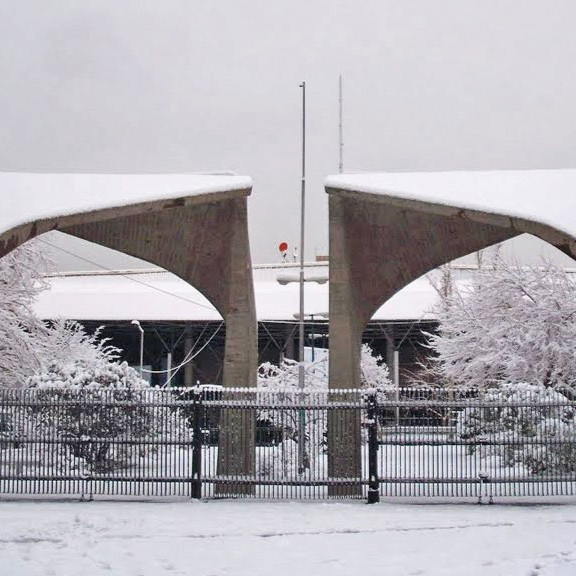
//> input picture ca2/sobel/base.jpg, 576 x 576 px
$ ./sobel   (built with g++ and OpenCV 4)
//> lines starting //> are read from the running program, lines starting //| are printed output that depends on the picture; after the words box and inside, x2 and y2 are one past the last pixel; in counts of white or black regions, pixels touching at a corner belong together
#include <iostream>
#include <vector>
#include <cmath>
#include <iomanip>
#include <x86intrin.h> // For __rdtsc()
#include <opencv2/opencv.hpp> // OpenCV Library
#include <immintrin.h> // Main header for AVX
#include <malloc.h> // For _mm_malloc and _mm_free

using namespace std;
using namespace cv;

const float gaussian_kernel[9] = {
    1.0f, 2.0f, 1.0f,
    2.0f, 4.0f, 2.0f,
    1.0f, 2.0f, 1.0f
};
const float GAUSSIAN_NORM = 16.0f;
const float GAUSSIAN_RECIPROCAL = 1.0f / 16.0f;
const float sobel_x_kernel[9] = {
    -1.0f, 0.0f, 1.0f,
    -2.0f, 0.0f, 2.0f,
    -1.0f, 0.0f, 1.0f
};
const float sobel_y_kernel[9] = {
    -1.0f, -2.0f, -1.0f,
    0.0f, 0.0f, 0.0f,
    1.0f, 2.0f, 1.0f
};

// --- Aligned Memory Helpers ---
const size_t ALIGNMENT = 32;

Mat createAlignedMat(int rows, int cols, int type) {
    size_t step = (cols * CV_ELEM_SIZE(type) + (ALIGNMENT - 1)) & ~(ALIGNMENT - 1);
    unsigned char* data = (unsigned char*)_mm_malloc(rows * step, ALIGNMENT);
    if (!data) {
        cout << "Error: _mm_malloc failed!" << endl;
        return Mat();
    }
    return Mat(rows, cols, type, data, step);
}

void freeAlignedMat(Mat& mat) {
    if (mat.data) {
        _mm_free(mat.data);
        mat.data = nullptr;
    }
}

// --- Serial Functions (unchanged) ---
void convolve_serial(const Mat& src, Mat& dst, const float* kernel, float norm_factor) {
    int rows = src.rows;
    int cols = src.cols;
    dst.create(rows, cols, CV_32F);
    dst.setTo(Scalar(0.0));

    for (int y = 1; y < rows - 1; ++y) {
        const float* p_top = src.ptr<float>(y - 1);
        const float* p_mid = src.ptr<float>(y);
        const float* p_bot = src.ptr<float>(y + 1);
        float* p_dst = dst.ptr<float>(y);

        for (int x = 1; x < cols - 1; ++x) {
            float sum = 0.0f;
            sum += p_top[x - 1] * kernel[0];
            sum += p_top[x]     * kernel[1];
            sum += p_top[x + 1] * kernel[2];

            sum += p_mid[x - 1] * kernel[3];
            sum += p_mid[x]     * kernel[4];
            sum += p_mid[x + 1] * kernel[5];

            sum += p_bot[x - 1] * kernel[6];
            sum += p_bot[x]     * kernel[7];
            sum += p_bot[x + 1] * kernel[8];
            p_dst[x] = sum / norm_factor;
        }
    }
}

void sobel_magnitude_fused_serial(const Mat& blurred, Mat& magnitude) {
    int rows = blurred.rows;
    int cols = blurred.cols;
    magnitude.create(rows, cols, CV_32F);
    magnitude.setTo(Scalar(0.0));

    for (int y = 1; y < rows - 1; ++y) {
        const float* p_top = blurred.ptr<float>(y - 1);
        const float* p_mid = blurred.ptr<float>(y);
        const float* p_bot = blurred.ptr<float>(y + 1);
        float* p_mag = magnitude.ptr<float>(y);

        for (int x = 1; x < cols - 1; ++x) {
            float gx = (p_top[x - 1] * sobel_x_kernel[0]) + (p_top[x + 1] * sobel_x_kernel[2]) +
                       (p_mid[x - 1] * sobel_x_kernel[3]) + (p_mid[x + 1] * sobel_x_kernel[5]) +
                       (p_bot[x - 1] * sobel_x_kernel[6]) + (p_bot[x + 1] * sobel_x_kernel[8]);

            float gy = (p_top[x - 1] * sobel_y_kernel[0]) + (p_top[x] * sobel_y_kernel[1]) + (p_top[x + 1] * sobel_y_kernel[2]) +
                       (p_bot[x - 1] * sobel_y_kernel[6]) + (p_bot[x] * sobel_y_kernel[7]) + (p_bot[x + 1] * sobel_y_kernel[8]);

            p_mag[x] = sqrt(gx * gx + gy * gy);
        }
    }
}


// --- Parallel Gaussian function for Tiling ---
void convolve_parallel_tiled(const Mat& src, Mat& dst, const float* kernel, float norm_factor, int y_start, int y_end) {
    int cols = src.cols;

    const __m256 k_vec_0 = _mm256_set1_ps(kernel[0]);
    const __m256 k_vec_1 = _mm256_set1_ps(kernel[1]);
    const __m256 k_vec_2 = _mm256_set1_ps(kernel[2]);
    const __m256 k_vec_3 = _mm256_set1_ps(kernel[3]);
    const __m256 k_vec_4 = _mm256_set1_ps(kernel[4]);
    const __m256 k_vec_5 = _mm256_set1_ps(kernel[5]);
    const __m256 k_vec_6 = _mm256_set1_ps(kernel[6]);
    const __m256 k_vec_7 = _mm256_set1_ps(kernel[7]);
    const __m256 k_vec_8 = _mm256_set1_ps(kernel[8]);
    const __m256 k_vec_norm = _mm256_set1_ps(norm_factor);

    const int limit = cols - 9;

    // y-loop now runs within the tile range
    for (int y = y_start; y < y_end; ++y) {
        const float* p_top = src.ptr<float>(y - 1);
        const float* p_mid = src.ptr<float>(y);
        const float* p_bot = src.ptr<float>(y + 1);
        float* p_dst = dst.ptr<float>(y);

        int x = 1;

        for (; x <= limit; x += 8) {
            const __m256 p0 = _mm256_loadu_ps(&p_top[x - 1]);
            const __m256 p1 = _mm256_loadu_ps(&p_top[x]);
            const __m256 p2 = _mm256_loadu_ps(&p_top[x + 1]);
            const __m256 p3 = _mm256_loadu_ps(&p_mid[x - 1]);
            const __m256 p4 = _mm256_loadu_ps(&p_mid[x]);
            const __m256 p5 = _mm256_loadu_ps(&p_mid[x + 1]);
            const __m256 p6 = _mm256_loadu_ps(&p_bot[x - 1]);
            const __m256 p7 = _mm256_loadu_ps(&p_bot[x]);
            const __m256 p8 = _mm256_loadu_ps(&p_bot[x + 1]);

            __m256 sum_vec = _mm256_setzero_ps();
            sum_vec = _mm256_fmadd_ps(p0, k_vec_0, sum_vec);
            sum_vec = _mm256_fmadd_ps(p1, k_vec_1, sum_vec);
            sum_vec = _mm256_fmadd_ps(p2, k_vec_2, sum_vec);
            sum_vec = _mm256_fmadd_ps(p3, k_vec_3, sum_vec);
            sum_vec = _mm256_fmadd_ps(p4, k_vec_4, sum_vec);
            sum_vec = _mm256_fmadd_ps(p5, k_vec_5, sum_vec);
            sum_vec = _mm256_fmadd_ps(p6, k_vec_6, sum_vec);
            sum_vec = _mm256_fmadd_ps(p7, k_vec_7, sum_vec);
            sum_vec = _mm256_fmadd_ps(p8, k_vec_8, sum_vec);

            sum_vec = _mm256_mul_ps(sum_vec, k_vec_norm);
            _mm256_storeu_ps(&p_dst[x], sum_vec); // Using unaligned store
        }

        // Remainder loop
        for (; x < cols - 1; ++x) {
            float sum = 0.0f;
            sum += p_top[x - 1] * kernel[0];
            sum += p_top[x]     * kernel[1];
            sum += p_top[x + 1] * kernel[2];
            sum += p_mid[x - 1] * kernel[3];
            sum += p_mid[x]     * kernel[4];
            sum += p_mid[x + 1] * kernel[5];
            sum += p_bot[x - 1] * kernel[6];
            sum += p_bot[x]     * kernel[7];
            sum += p_bot[x + 1] * kernel[8];
            p_dst[x] = sum * norm_factor;
        }
    }
}

// ---  Parallel Sobel function for Tiling ---
void sobel_magnitude_fused_parallel_tiled(const Mat& blurred, Mat& magnitude, int y_start, int y_end) {
    int cols = blurred.cols;

    const __m256 sx_vec_0 = _mm256_set1_ps(sobel_x_kernel[0]);
    const __m256 sx_vec_2 = _mm256_set1_ps(sobel_x_kernel[2]);
    const __m256 sx_vec_3 = _mm256_set1_ps(sobel_x_kernel[3]);
    const __m256 sx_vec_5 = _mm256_set1_ps(sobel_x_kernel[5]);
    const __m256 sx_vec_6 = _mm256_set1_ps(sobel_x_kernel[6]);
    const __m256 sx_vec_8 = _mm256_set1_ps(sobel_x_kernel[8]);
    const __m256 sy_vec_0 = _mm256_set1_ps(sobel_y_kernel[0]);
    const __m256 sy_vec_1 = _mm256_set1_ps(sobel_y_kernel[1]);
    const __m256 sy_vec_2 = _mm256_set1_ps(sobel_y_kernel[2]);
    const __m256 sy_vec_6 = _mm256_set1_ps(sobel_y_kernel[6]);
    const __m256 sy_vec_7 = _mm256_set1_ps(sobel_y_kernel[7]);
    const __m256 sy_vec_8 = _mm256_set1_ps(sobel_y_kernel[8]);

    const int limit = cols - 9;

    // y-loop now runs within the tile range
    for (int y = y_start; y < y_end; ++y) {
        const float* p_top = blurred.ptr<float>(y - 1);
        const float* p_mid = blurred.ptr<float>(y);
        const float* p_bot = blurred.ptr<float>(y + 1);
        float* p_mag = magnitude.ptr<float>(y);

        int x = 1;

        for (; x <= limit; x += 8) {
            const __m256 p0 = _mm256_loadu_ps(&p_top[x - 1]);
            const __m256 p1 = _mm256_loadu_ps(&p_top[x]);
            const __m256 p2 = _mm256_loadu_ps(&p_top[x + 1]);
            const __m256 p3 = _mm256_loadu_ps(&p_mid[x - 1]);
            // const __m256 p4 = _mm256_loadu_ps(&p_mid[x]);
            const __m256 p5 = _mm256_loadu_ps(&p_mid[x + 1]);
            const __m256 p6 = _mm256_loadu_ps(&p_bot[x - 1]);
            const __m256 p7 = _mm256_loadu_ps(&p_bot[x]);
            const __m256 p8 = _mm256_loadu_ps(&p_bot[x + 1]);

            __m256 gx_vec = _mm256_setzero_ps();
            gx_vec = _mm256_fmadd_ps(p0, sx_vec_0, gx_vec);
            gx_vec = _mm256_fmadd_ps(p2, sx_vec_2, gx_vec);
            gx_vec = _mm256_fmadd_ps(p3, sx_vec_3, gx_vec);
            gx_vec = _mm256_fmadd_ps(p5, sx_vec_5, gx_vec);
            gx_vec = _mm256_fmadd_ps(p6, sx_vec_6, gx_vec);
            gx_vec = _mm256_fmadd_ps(p8, sx_vec_8, gx_vec);

            __m256 gy_vec = _mm256_setzero_ps();
            gy_vec = _mm256_fmadd_ps(p0, sy_vec_0, gy_vec);
            gy_vec = _mm256_fmadd_ps(p1, sy_vec_1, gy_vec);
            gy_vec = _mm256_fmadd_ps(p2, sy_vec_2, gy_vec);
            gy_vec = _mm256_fmadd_ps(p6, sy_vec_6, gy_vec);
            gy_vec = _mm256_fmadd_ps(p7, sy_vec_7, gy_vec);
            gy_vec = _mm256_fmadd_ps(p8, sy_vec_8, gy_vec);

            __m256 gx_sq = _mm256_mul_ps(gx_vec, gx_vec);
            __m256 gy_sq = _mm256_mul_ps(gy_vec, gy_vec);
            __m256 sum_sq = _mm256_add_ps(gx_sq, gy_sq);
            __m256 mag_vec = _mm256_sqrt_ps(sum_sq);

            _mm256_storeu_ps(&p_mag[x], mag_vec);
        }

        // Remainder loop
        for (; x < cols - 1; ++x) {
            float gx = (p_top[x - 1] * sobel_x_kernel[0]) + (p_top[x + 1] * sobel_x_kernel[2]) +
                       (p_mid[x - 1] * sobel_x_kernel[3]) + (p_mid[x + 1] * sobel_x_kernel[5]) +
                       (p_bot[x - 1] * sobel_x_kernel[6]) + (p_bot[x + 1] * sobel_x_kernel[8]);

            float gy = (p_top[x - 1] * sobel_y_kernel[0]) + (p_top[x] * sobel_y_kernel[1]) + (p_top[x + 1] * sobel_y_kernel[2]) +
                       (p_bot[x - 1] * sobel_y_kernel[6]) + (p_bot[x] * sobel_y_kernel[7]) + (p_bot[x + 1] * sobel_y_kernel[8]);

            p_mag[x] = sqrt(gx * gx + gy * gy);
        }
    }
}


int main() {
    // --- 0. Load and Prepare Image ---
    Mat base_img = imread("base.jpg");
//> base_img is the input picture: 576 rows x 576 cols, CV_8UC3; mean B, G, R 175.9, 170.1, 173.3
    if (base_img.empty()) {
        cout << "Error: base.jpg image not found." << endl;
        return -1;
    }

    Mat gray_img;
    cvtColor(base_img, gray_img, COLOR_BGR2GRAY);

    // Using aligned memory
    Mat gray_float = createAlignedMat(gray_img.rows, gray_img.cols, CV_32F);
    gray_img.convertTo(gray_float, CV_32F);

    int rows = gray_float.rows;
//> rows = 576
    int cols = gray_float.cols;
//> cols = 576
    cout << "Image Size: " << cols << "x" << rows << endl;
//| Image Size: 576x576

    // --- 1. Serial Timing  ---
    Mat blurred_serial = createAlignedMat(rows, cols, CV_32F);
    Mat magnitude_serial = createAlignedMat(rows, cols, CV_32F);
    Mat magnitude_serial_8u(rows, cols, CV_8U);

    cout << "--- Running *Optimized* Serial Sobel Pipeline ---" << endl;
    unsigned long long start_serial, end_serial;
    start_serial = __rdtsc();

    // Serial execution
    convolve_serial(gray_float, blurred_serial, gaussian_kernel, GAUSSIAN_NORM);
//> after the loop in convolve_serial, `for (int y = 1; y < rows - 1; ++y)`:
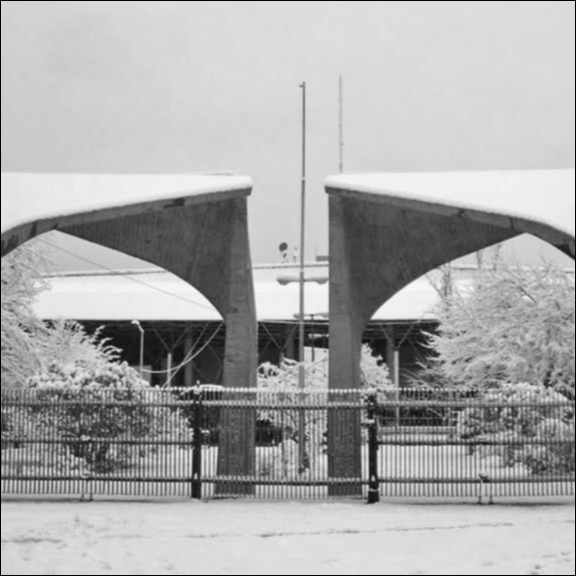
//> dst: 576 rows x 576 cols, CV_32FC1; min 0, max 248.8, mean 170.4
    sobel_magnitude_fused_serial(blurred_serial, magnitude_serial);
//> after the loop in sobel_magnitude_fused_serial, `for (int y = 1; y < rows - 1; ++y)`:
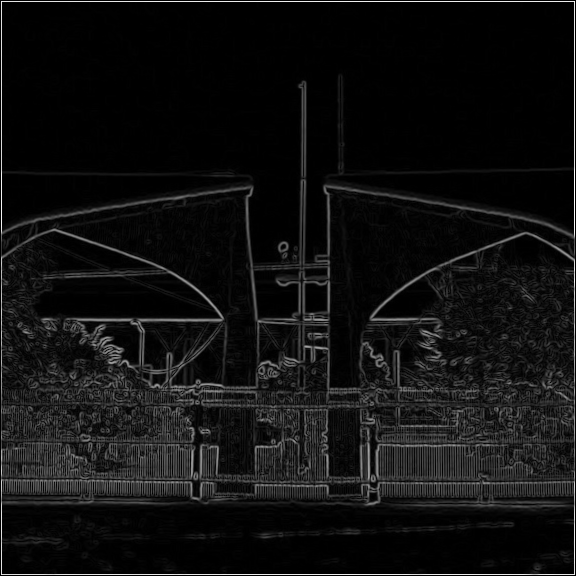
//> magnitude: 576 rows x 576 cols, CV_32FC1; min 0, max 946.3, mean 62.9; drawn with min black and max white

    end_serial = __rdtsc();
    unsigned long long time_serial = end_serial - start_serial;
    cout << "Serial Time (clocks): " << time_serial << endl;

    magnitude_serial.convertTo(magnitude_serial_8u, CV_8U);
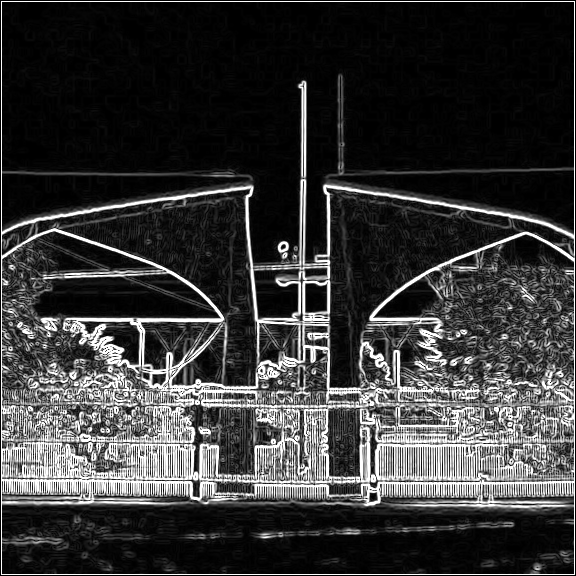
//> magnitude_serial_8u: 576 rows x 576 cols, CV_8UC1; min 0, max 255, mean 55.4
    imwrite("sobel_serial_result.jpg", magnitude_serial_8u);

    // --- 2. Parallel Timing (Tiled + SIMD) ---
    Mat blurred_parallel = createAlignedMat(rows, cols, CV_32F);
    Mat magnitude_parallel = createAlignedMat(rows, cols, CV_32F);
    Mat magnitude_parallel_8u(rows, cols, CV_8U);

    cout << "--- Running Parallel Sobel Pipeline (Tiled + SIMD) ---" << endl;

    // Define the tile size. 64 or 128 rows
    const int TILE_HEIGHT = 64;

    unsigned long long start_parallel, end_parallel;
    start_parallel = __rdtsc();

    // This is the main Tiling execution loop
    // This loop is serial, but its internal operations are cache-optimized
    for (int y_tile = 0; y_tile < rows; y_tile += TILE_HEIGHT) {

            // --- Step 1: Define the Sobel rows this tile is responsible for ---
            int y_sobel_start = max(1, y_tile);
            int y_sobel_end   = min(rows - 1, y_tile + TILE_HEIGHT);

            // If this tile has no valid rows to process (e.g., it's a tile for row 0), skip.
            if (y_sobel_start >= y_sobel_end) {
                continue;
            }

            // --- Step 2: Define the Gaussian rows needed for this Sobel tile ---
            // To run Sobel on [y_sobel_start, y_sobel_end),
            // we need blurred data from [y_sobel_start-1] up to [y_sobel_end].
            // (Sobel at y_sobel_end-1 reads blurred[y_sobel_end])

            int y_gauss_start = y_sobel_start - 1;
            int y_gauss_end   = y_sobel_end + 1;

            y_gauss_start = max(1, y_gauss_start);
            y_gauss_end   = min(rows - 1, y_gauss_end);

            // Run Gaussian on the required (and valid) range
            if (y_gauss_start < y_gauss_end) {
                convolve_parallel_tiled(gray_float, blurred_parallel, gaussian_kernel, GAUSSIAN_RECIPROCAL, y_gauss_start, y_gauss_end);
            }

            // --- Step 3: Run Sobel on the Tile ---
            sobel_magnitude_fused_parallel_tiled(blurred_parallel, magnitude_parallel, y_sobel_start, y_sobel_end);
        }
//> this loop made 9 passes
//> pass 1, `convolve_parallel_tiled(gray_float, blurred_parallel, gaussian_kernel,..`:
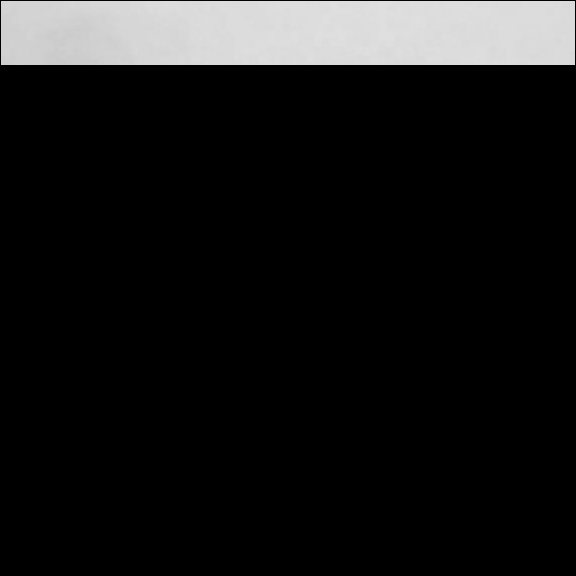
//> blurred_parallel: 576 rows x 576 cols, CV_32FC1; min 0, max 223.9, mean 24
//> pass 2, `convolve_parallel_tiled(gray_float, blurred_parallel, gaussian_kernel,..`:
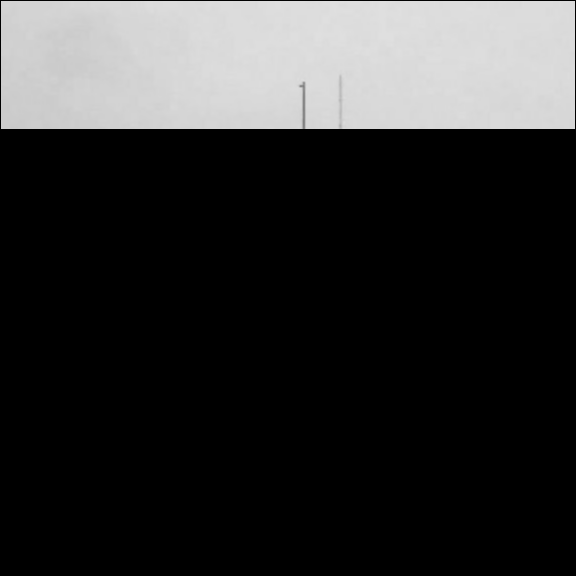
//> blurred_parallel: 576 rows x 576 cols, CV_32FC1; 11.07% of pixels changed, all inside (x1, y1, x2, y2) = (1, 65, 575, 129)

    end_parallel = __rdtsc();
    unsigned long long time_parallel = end_parallel - start_serial; // [BUG] This should be end_parallel - start_parallel

    // --- [CORRECTION] ---
    // The timer for parallel was started *after* the serial execution.
    // Let's assume the user meant to time only the parallel part.
    // The previous code had `time_parallel = end_parallel - start_serial;` which is wrong.
    // It should be:
    time_parallel = end_parallel - start_parallel;

    cout << "Parallel Time (clocks): " << time_parallel << endl;

    magnitude_parallel.convertTo(magnitude_parallel_8u, CV_8U);
    imwrite("sobel_parallel_result.jpg", magnitude_parallel_8u);

    // --- 3. Final Results ---
    cout << "--- Results ---" << endl;
    cout << "Serial Time:   " << time_serial << " clocks" << endl;
    cout << "Parallel Time: " << time_parallel << " clocks" << endl;
    cout << "Speedup:       " << fixed << setprecision(2) << (double)time_serial / time_parallel << "x" << endl;

    // --- 4. Free Aligned Memory ---
    freeAlignedMat(gray_float);
    freeAlignedMat(blurred_serial);
    freeAlignedMat(magnitude_serial);
    freeAlignedMat(blurred_parallel);
    freeAlignedMat(magnitude_parallel);

    return 0;
}
